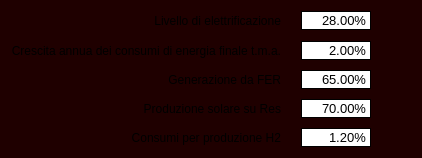
         <widget class="QWidget" name="inputWgt" native="true">
          <property name="styleSheet">
           <string notr="true">*{
	background-color: rgb(31, 0, 0);
}

QDoubleSpinBox{
	color: rgb(0, 0, 0);
	border: solid;
	border-radius: 0px;
	border-width: 1px;
	boder-color: rgb(127, 127, 127);
	background-color: rgb(255, 255, 255);
}
</string>
          </property>
          <layout class="QGridLayout" name="inputGL">
           <property name="horizontalSpacing">
            <number>20</number>
           </property>
           <property name="verticalSpacing">
            <number>10</number>
           </property>
           <item row="4" column="1">
            <widget class="QDoubleSpinBox" name="solarFerInputDsb">
             <property name="minimumSize">
              <size>
               <width>70</width>
               <height>0</height>
              </size>
             </property>
             <property name="maximumSize">
              <size>
               <width>16777215</width>
               <height>16777215</height>
              </size>
             </property>
             <property name="font">
              <font>
               <pointsize>10</pointsize>
              </font>
             </property>
             <property name="alignment">
              <set>Qt::AlignRight|Qt::AlignTrailing|Qt::AlignVCenter</set>
             </property>
             <property name="buttonSymbols">
              <enum>QAbstractSpinBox::NoButtons</enum>
             </property>
             <property name="suffix">
              <string>%</string>
             </property>
             <property name="maximum">
              <double>100.000000000000000</double>
             </property>
             <property name="singleStep">
              <double>0.100000000000000</double>
             </property>
             <property name="value">
              <double>70.000000000000000</double>
             </property>
            </widget>
           </item>
           <item row="5" column="1">
            <widget class="QDoubleSpinBox" name="h2ConsInputDsb">
             <property name="minimumSize">
              <size>
               <width>70</width>
               <height>0</height>
              </size>
             </property>
             <property name="maximumSize">
              <size>
               <width>16777215</width>
               <height>16777215</height>
              </size>
             </property>
             <property name="font">
              <font>
               <pointsize>10</pointsize>
              </font>
             </property>
             <property name="alignment">
              <set>Qt::AlignRight|Qt::AlignTrailing|Qt::AlignVCenter</set>
             </property>
             <property name="buttonSymbols">
              <enum>QAbstractSpinBox::NoButtons</enum>
             </property>
             <property name="suffix">
              <string>%</string>
             </property>
             <property name="maximum">
              <double>100.000000000000000</double>
             </property>
             <property name="singleStep">
              <double>0.100000000000000</double>
             </property>
             <property name="value">
              <double>1.200000000000000</double>
             </property>
            </widget>
           </item>
           <item row="3" column="1">
            <widget class="QDoubleSpinBox" name="ferGenInputDsb">
             <property name="minimumSize">
              <size>
               <width>70</width>
               <height>0</height>
              </size>
             </property>
             <property name="maximumSize">
              <size>
               <width>16777215</width>
               <height>16777215</height>
              </size>
             </property>
             <property name="font">
              <font>
               <pointsize>10</pointsize>
              </font>
             </property>
             <property name="alignment">
              <set>Qt::AlignRight|Qt::AlignTrailing|Qt::AlignVCenter</set>
             </property>
             <property name="buttonSymbols">
              <enum>QAbstractSpinBox::NoButtons</enum>
             </property>
             <property name="suffix">
              <string>%</string>
             </property>
             <property name="maximum">
              <double>100.000000000000000</double>
             </property>
             <property name="singleStep">
              <double>0.100000000000000</double>
             </property>
             <property name="value">
              <double>65.000000000000000</double>
             </property>
            </widget>
           </item>
           <item row="4" column="0">
            <widget class="QLabel" name="solarFerLbl">
             <property name="font">
              <font>
               <pointsize>9</pointsize>
              </font>
             </property>
             <property name="text">
              <string>Produzione solare su Res</string>
             </property>
             <property name="alignment">
              <set>Qt::AlignRight|Qt::AlignTrailing|Qt::AlignVCenter</set>
             </property>
            </widget>
           </item>
           <item row="3" column="0">
            <widget class="QLabel" name="ferGenInputLbl">
             <property name="font">
              <font>
               <pointsize>9</pointsize>
              </font>
             </property>
             <property name="text">
              <string>Generazione da FER</string>
             </property>
             <property name="alignment">
              <set>Qt::AlignRight|Qt::AlignTrailing|Qt::AlignVCenter</set>
             </property>
            </widget>
           </item>
           <item row="2" column="1">
            <widget class="QDoubleSpinBox" name="enConsGrowInputDsb">
             <property name="minimumSize">
              <size>
               <width>70</width>
               <height>0</height>
              </size>
             </property>
             <property name="maximumSize">
              <size>
               <width>16777215</width>
               <height>16777215</height>
              </size>
             </property>
             <property name="font">
              <font>
               <pointsize>10</pointsize>
              </font>
             </property>
             <property name="alignment">
              <set>Qt::AlignRight|Qt::AlignTrailing|Qt::AlignVCenter</set>
             </property>
             <property name="buttonSymbols">
              <enum>QAbstractSpinBox::NoButtons</enum>
             </property>
             <property name="suffix">
              <string>%</string>
             </property>
             <property name="maximum">
              <double>100.000000000000000</double>
             </property>
             <property name="singleStep">
              <double>0.100000000000000</double>
             </property>
             <property name="value">
              <double>2.000000000000000</double>
             </property>
            </widget>
           </item>
           <item row="0" column="1">
            <widget class="QDoubleSpinBox" name="electrLevInputDsb">
             <property name="minimumSize">
              <size>
               <width>70</width>
               <height>0</height>
              </size>
             </property>
             <property name="maximumSize">
              <size>
               <width>16777215</width>
               <height>16777215</height>
              </size>
             </property>
             <property name="font">
              <font>
               <pointsize>10</pointsize>
              </font>
             </property>
             <property name="alignment">
              <set>Qt::AlignRight|Qt::AlignTrailing|Qt::AlignVCenter</set>
             </property>
             <property name="buttonSymbols">
              <enum>QAbstractSpinBox::NoButtons</enum>
             </property>
             <property name="suffix">
              <string>%</string>
             </property>
             <property name="maximum">
              <double>100.000000000000000</double>
             </property>
             <property name="singleStep">
              <double>0.100000000000000</double>
             </property>
             <property name="value">
              <double>28.000000000000000</double>
             </property>
            </widget>
           </item>
           <item row="0" column="2">
            <spacer name="horizontalSpacer">
             <property name="orientation">
              <enum>Qt::Horizontal</enum>
             </property>
             <property name="sizeHint" stdset="0">
              <size>
               <width>40</width>
               <height>20</height>
              </size>
             </property>
            </spacer>
           </item>
           <item row="0" column="0">
            <widget class="QLabel" name="electrLevInputLbl">
             <property name="font">
              <font>
               <pointsize>9</pointsize>
              </font>
             </property>
             <property name="text">
              <string>Livello di elettrificazione</string>
             </property>
             <property name="alignment">
              <set>Qt::AlignRight|Qt::AlignTrailing|Qt::AlignVCenter</set>
             </property>
            </widget>
           </item>
           <item row="2" column="0">
            <widget class="QLabel" name="enConsGrowInputLbl">
             <property name="font">
              <font>
               <pointsize>9</pointsize>
              </font>
             </property>
             <property name="text">
              <string>Crescita annua dei consumi di energia finale t.m.a.</string>
             </property>
             <property name="alignment">
              <set>Qt::AlignRight|Qt::AlignTrailing|Qt::AlignVCenter</set>
             </property>
            </widget>
           </item>
           <item row="5" column="0">
            <widget class="QLabel" name="h2ConsInputLbl">
             <property name="font">
              <font>
               <pointsize>9</pointsize>
              </font>
             </property>
             <property name="text">
              <string>Consumi per produzione H2</string>
             </property>
             <property name="alignment">
              <set>Qt::AlignRight|Qt::AlignTrailing|Qt::AlignVCenter</set>
             </property>
            </widget>
           </item>
          </layout>
         </widget>
